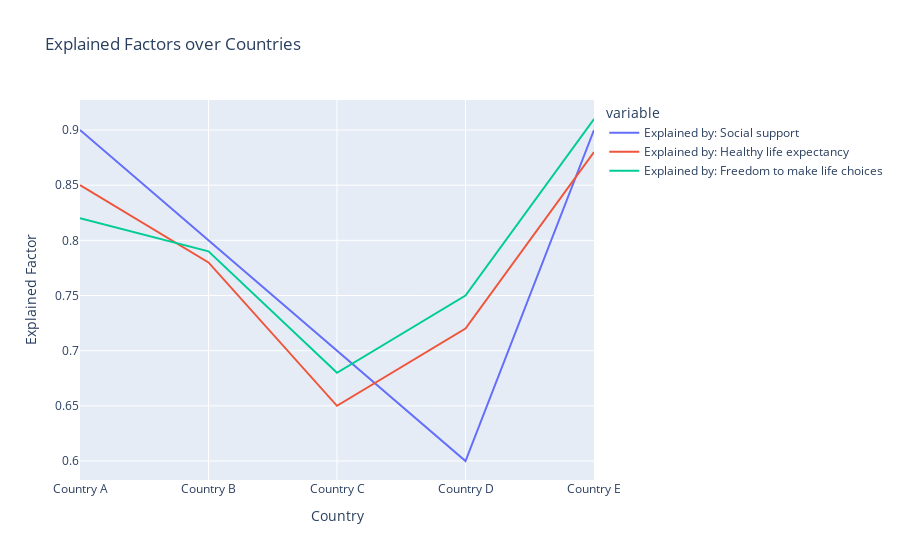

Source (notebook cell):
### Code cell
data = pd.DataFrame({
    'Country name': ['Country A', 'Country B', 'Country C', 'Country D', 'Country E'],
    'Explained by: Social support': [0.9, 0.8, 0.7, 0.6, 0.9],
    'Explained by: Healthy life expectancy': [0.85, 0.78, 0.65, 0.72, 0.88],
    'Explained by: Freedom to make life choices': [0.82, 0.79, 0.68, 0.75, 0.91],
})
fig = px.line(data, x='Country name', y=['Explained by: Social support', 'Explained by: Healthy life expectancy', 'Explained by: Freedom to make life choices'],
              title='Explained Factors over Countries',
              labels={'value': 'Explained Factor', 'Country name': 'Country'})
fig.show()

### Figure 1 — Plotly figure (JSON) as saved in the notebook; plotly's stock layout.template omitted (floating-point values rounded to 4 significant figures)
{"data": [{"hovertemplate": "variable=Explained by: Social support<br>Country=%{x}<br>Explained Factor=%{y}<extra></extra>", "legendgroup": "Explained by: Social support", "line": {"color": "#636efa", "dash": "solid"}, "marker": {"symbol": "circle"}, "mode": "lines", "name": "Explained by: Social support", "orientation": "v", "showlegend": true, "type": "scatter", "x": ["Country A", "Country B", "Country C", "Country D", "Country E"], "xaxis": "x", "y": [0.9, 0.8, 0.7, 0.6, 0.9], "yaxis": "y"}, {"hovertemplate": "variable=Explained by: Healthy life expectancy<br>Country=%{x}<br>Explained Factor=%{y}<extra></extra>", "legendgroup": "Explained by: Healthy life expectancy", "line": {"color": "#EF553B", "dash": "solid"}, "marker": {"symbol": "circle"}, "mode": "lines", "name": "Explained by: Healthy life expectancy", "orientation": "v", "showlegend": true, "type": "scatter", "x": ["Country A", "Country B", "Country C", "Country D", "Country E"], "xaxis": "x", "y": [0.85, 0.78, 0.65, 0.72, 0.88], "yaxis": "y"}, {"hovertemplate": "variable=Explained by: Freedom to make life choices<br>Country=%{x}<br>Explained Factor=%{y}<extra></extra>", "legendgroup": "Explained by: Freedom to make life choices", "line": {"color": "#00cc96", "dash": "solid"}, "marker": {"symbol": "circle"}, "mode": "lines", "name": "Explained by: Freedom to make life choices", "orientation": "v", "showlegend": true, "type": "scatter", "x": ["Country A", "Country B", "Country C", "Country D", "Country E"], "xaxis": "x", "y": [0.82, 0.79, 0.68, 0.75, 0.91], "yaxis": "y"}], "layout": {"legend": {"title": {"text": "variable"}, "tracegroupgap": 0}, "title": {"text": "Explained Factors over Countries"}, "xaxis": {"anchor": "y", "domain": [0, 1], "title": {"text": "Country"}}, "yaxis": {"anchor": "x", "domain": [0, 1], "title": {"text": "Explained Factor"}}}}
